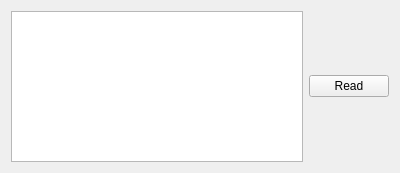
<?xml version="1.0" encoding="UTF-8"?>
<ui version="4.0">
 <class>ReadMemory</class>
 <widget class="QMainWindow" name="ReadMemory">
  <property name="geometry">
   <rect>
    <x>0</x>
    <y>0</y>
    <width>400</width>
    <height>173</height>
   </rect>
  </property>
  <property name="windowTitle">
   <string>ReadMemory</string>
  </property>
  <widget class="QWidget" name="centralWidget">
   <layout class="QGridLayout" name="gridLayout">
    <item row="0" column="0">
     <widget class="QTextEdit" name="textEdit"/>
    </item>
    <item row="0" column="1">
     <widget class="QPushButton" name="pushButton">
      <property name="text">
       <string>Read</string>
      </property>
     </widget>
    </item>
   </layout>
  </widget>
 </widget>
 <layoutdefault spacing="6" margin="11"/>
 <resources/>
 <connections/>
</ui>
